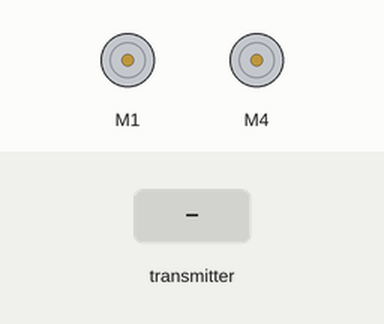
A sketch run on a simulated Arduino Uno, built with avr-gcc and run on an emulated ATmega328P. Parts: 2 × DC motor (green arrow = forward, orange = backward, longer = faster). Inputs (shaded band) come from the test bench. No radio packets arrive unless stated; what the sketch prints to the serial monitor is not drawn.

Above: at 1.3 s.
1.4 s: the transmitter starts sending X1 = 0
At 2.7 s:
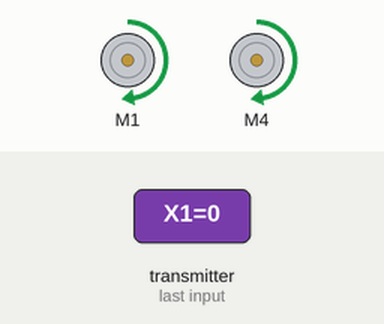
3.0 s: the transmitter starts sending Y1 = 64
At 4.2 s:
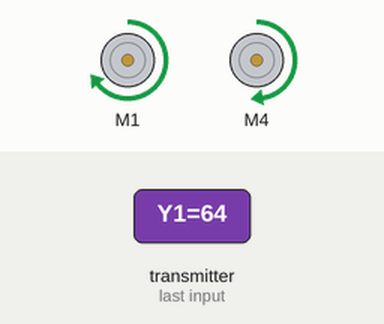
4.5 s: the transmitter starts sending Y2 = 64
At 5.5 s:
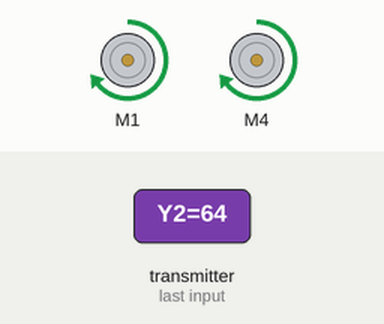
6.0 s: the transmitter starts sending Y1 = 0
At 6.8 s:
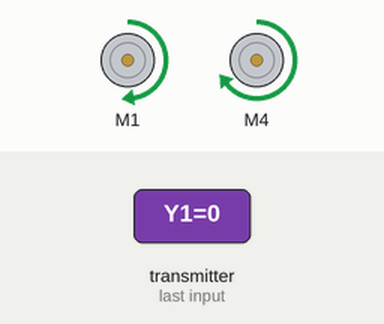
7.5 s: the transmitter starts sending Y1 = 128
At 8.1 s:
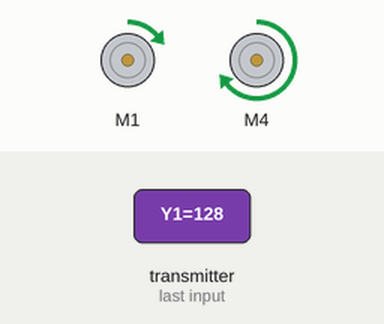
9.0 s: the transmitter starts sending Y2 = 0
At 9.4 s:
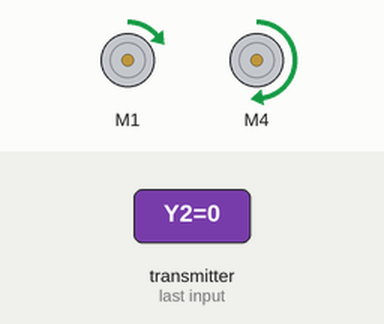
Timing chart, 0 to 11.5 s (numbered marks = the images above; inputs shaded):
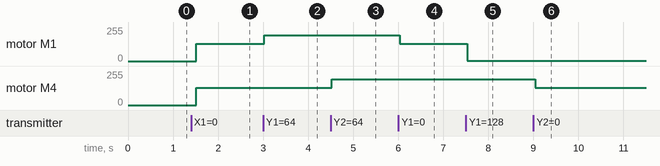

The sketch:

wall-e_-2.0_2.0.ino
```cpp
/* Motor configuration:
 *
 *    FRONT
 *
 * (1)      (2)
 *
 *     BACK
 *
 */

// Import libraries:
#include <AFMotor.h>
#include <SPI.h>
#include <nRF24L01.h>
#include <RF24.h>

// Temporary way to switch between automatic and manual modes:
const int mode = 1; // 0 -> automatic, 1 -> manual

// Create RF24 object:
#define CE_PIN   A3  // Use A3 as CE (digital pins unavailable due to motor shield)
#define CSN_PIN  A4  // Use A4 as CSN
RF24 radio(CE_PIN,CSN_PIN); // CE, CSN pins

// Assign address for module communication:
const byte address[6] = "00001";

AF_DCMotor motor1(1);
AF_DCMotor motor2(4);

const int trigPin = A1;
const int echoPin = A2;

long duration;
int distance;

// Create structure to contain joystick readings:
struct Data_Package{
  byte X1;
  byte Y1;
  byte X2;
  byte Y2;
};

// Create variable with this structure:
struct Data_Package data;

void setup() {

  pinMode(trigPin,OUTPUT);
  pinMode(echoPin,INPUT);

  Serial.begin(9600);

  motor1.setSpeed(200);
  motor1.run(RELEASE);
  motor2.setSpeed(200);
  motor2.run(RELEASE);

  radio.begin();

  // Set the address:
  radio.openReadingPipe(0, address);

  // Set the module as receiver:
  radio.startListening();

}

void loop() {

  // MANUAL MODE:
  if (mode == 1)
  {

    // Read RC data:
    if (radio.available())
    {
      radio.read(&data, sizeof(Data_Package));
    }

    // Set to defaults if no radio connection:
    else{
      data.X1 = 127;
      data.Y1 = 127;
      data.X2 = 127;
      data.Y2 = 127;
    }

    Serial.print(" X1: ");
    Serial.print(data.X1);
    Serial.print(" Y1: ");
    Serial.print(data.Y1);
    Serial.print(" X2: ");
    Serial.print(data.X2);
    Serial.print(" Y2: ");
    Serial.print(data.Y2);

    // Define speed values:
    // Max speed 127 for now -- map to 0 to 255 later if not too fast
    int M1speed = data.Y1 - 127;
    int M2speed = data.Y2 - 127;

    // Joystick 1 Y values --> Motor 1
    // Joystick 2 Y values --> Motor 2

    // Motor 1 controls:
    if (data.Y1 < 0) // backward
    {
      motor1.run(BACKWARD);
      motor1.setSpeed(abs(M1speed));
    }
    else if (data.Y1 > 0) // forward
    {
      motor1.run(FORWARD);
      motor1.setSpeed(M1speed);
    }
    else if (data.Y1 == 0) // stay still
    {
      motor1.setSpeed(M1speed);
    }

    // Motor 2 controls:
    if (data.Y2 < 0) // backward
    {
      motor2.run(BACKWARD);
      motor2.setSpeed(abs(M2speed));
    }
    else if (data.Y2 > 0) // forward
    {
      motor2.run(FORWARD);
      motor2.setSpeed(M2speed);
    }
    else if (data.Y2 == 0) // stay still
    {
      motor2.setSpeed(M2speed);
    }

    // Wait 0.5 seconds:
    delay(500);

  }

  // AUTOMATIC MODE:
  if (mode == 0)
  {

    // Assign motor direction:
    // Adjust according to wiring such that motors run forward by default
    motor1.run(FORWARD);
    motor2.run(FORWARD);

    // Clear the trigPin:
    digitalWrite(trigPin, LOW);
    delayMicroseconds(2);
    // Set the trigPin on HIGH state for 10 ms:
    digitalWrite(trigPin, HIGH);
    delayMicroseconds(10);
    digitalWrite(trigPin, LOW);
    // Read the echoPin and return the sound wave travel time in ms:
    duration = pulseIn(echoPin, HIGH);
    // Calculate the distance in cm:
    distance = duration * 0.034 / 2;
    // Print the distance:
    Serial.print("Distance: ");
    Serial.println(distance);

    // Move forward if no obstacle is present:
    if (distance > 45) {
      motor1.setSpeed(125);
      motor2.setSpeed(125);
    }

  //  // Go backwards if obstacle is present:
  //  else {
  //    // Motor 1 forward
  //    motor1.setSpeed(0);
  //    motor1.run(BACKWARD);
  //    motor1.setSpeed(125);
  //    // Motor 2 backward
  //    motor2.setSpeed(0);
  //    motor2.run(BACKWARD);
  //    motor2.setSpeed(125);
    // Turn right if obstacle is present

    else {
      // Motor 1 forward:
      motor1.setSpeed(0);
      motor1.run(FORWARD);
      motor1.setSpeed(125);
      // Motor 2 backward:
      motor2.setSpeed(0);
      motor2.run(BACKWARD);
      motor2.setSpeed(125);
    }

    // Wait 0.5 seconds:
    delay(500);

  }

}
```

Measured:
- after the input at 1.4 s, motor M1, motor M4: stopped → forward 129/255 after 0.12 s
- after the input at 3.0 s, motor M1: forward 129/255 → forward 193/255 at once
- after the input at 4.5 s, motor M4: forward 129/255 → forward 193/255 at once
- after the input at 6.0 s, motor M1: forward 193/255 → forward 129/255 at once
- after the input at 7.5 s, motor M1: forward 129/255 → forward 1/255 at once
- after the input at 9.0 s, motor M4: forward 193/255 → forward 129/255 at once
